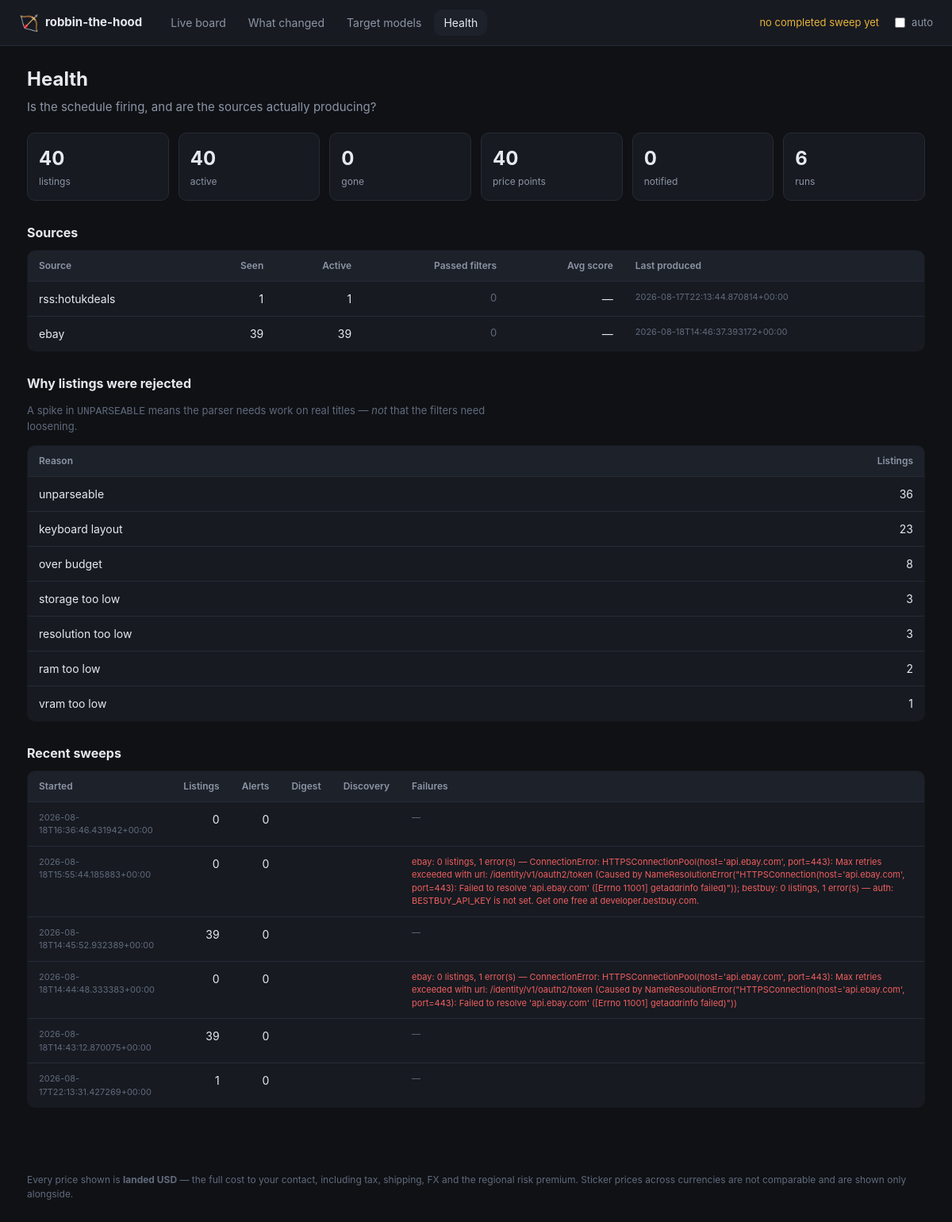
/health, run on an earlier commit of the app's database.
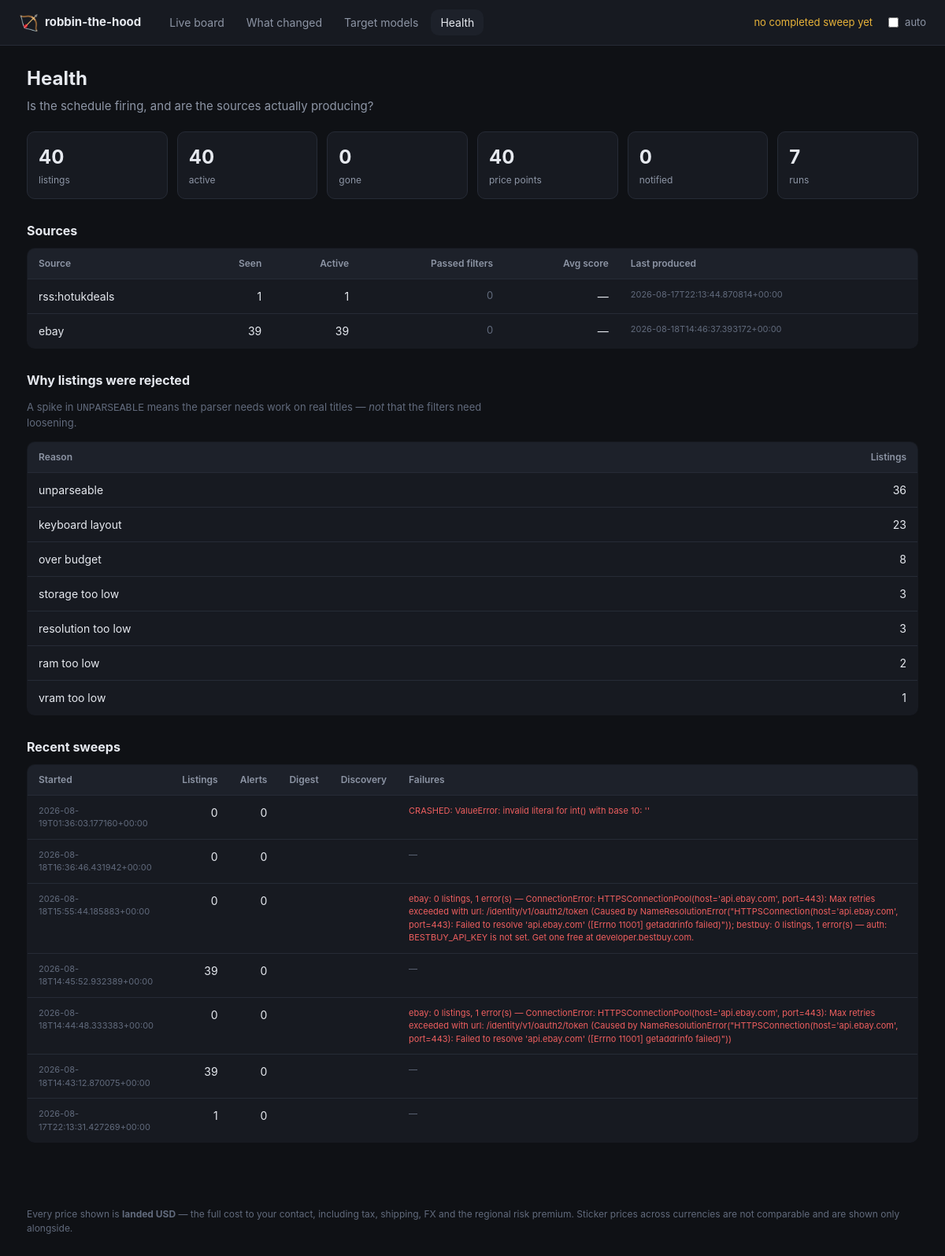
And on a later commit of the database.
### tables this page shows
CREATE TABLE listings (
    fingerprint     TEXT PRIMARY KEY,
    source          TEXT NOT NULL,
    listing_id      TEXT,
    title           TEXT NOT NULL,
    url             TEXT,
    region          TEXT NOT NULL,
    currency        TEXT NOT NULL,
    sticker_local   REAL,
    landed_usd      REAL,
    -- The FX rate is stored per listing so a comparison made weeks from now
    -- against today's record is still honest.
    fx_rate         REAL,
    fx_source       TEXT,
    fx_fetched_at   TEXT,
    score           REAL,
    model_key       TEXT,
    condition       TEXT,
    seller_name     TEXT,
    flags           TEXT,
    reject_reasons  TEXT,
    first_seen      TEXT NOT NULL,
    last_seen       TEXT NOT NULL,
    status          TEXT NOT NULL DEFAULT 'active'
, spec_line TEXT, score_breakdown TEXT, landed_explain TEXT);

CREATE TABLE runs (
    id             INTEGER PRIMARY KEY AUTOINCREMENT,
    started_at     TEXT NOT NULL,
    finished_at    TEXT,
    listings_seen  INTEGER DEFAULT 0,
    alerts_sent    INTEGER DEFAULT 0,
    digest_sent    INTEGER DEFAULT 0,
    discovery_run  INTEGER DEFAULT 0,
    notes          TEXT
);

### dashboard.py (the view)
@app.route("/health")
def health_page():
    with _open() as store:
        data = health(store)
    return render_template(
        "health.html", health=data, now=datetime.now(timezone.utc), active="health",
        static_export=_static_export(),
    )

### dashboard.py (called while the page is built)
def _open():
    return Store(app.config["DEALS_DB"])

def _static_export() -> bool:
    return bool(app.config.get("STATIC_EXPORT"))

### dealhunter/store.py (called while the page is built, shortened)
    def __enter__(self) -> "Store":
        return self

    def __exit__(self, *exc_info) -> None:
        self.close()

    def close(self) -> None:
        self.connection.commit()
        try:
            self.connection.execute("PRAGMA wal_checkpoint(TRUNCATE)")
        except sqlite3.Error as exc:  # pragma: no cover - non-fatal
            log.warning("Could not checkpoint the WAL: %s", exc)
        self.connection.close()

    @contextmanager
    def _tx(self):
        try:
            yield self.connection
            self.connection.commit()
        except Exception:
            self.connection.rollback()
            raise

    def _migrate(self) -> None:
        with self._tx() as connection:
            connection.executescript(SCHEMA)
            row = connection.execute("SELECT version FROM schema_version").fetchone()
            if row is None:
                connection.execute(
                    "INSERT INTO schema_version (version) VALUES (?)", (SCHEMA_VERSION,)
                )

    def latest_run_at(self) -> datetime | None:
        row = self.connection.execute(
            "SELECT started_at FROM runs WHERE finished_at IS NOT NULL "
            "ORDER BY id DESC LIMIT 1"
        ).fetchone()
        return datetime.fromisoformat(row["started_at"]) if row else None

    def stats(self) -> dict[str, int]:
        def count(sql: str) -> int:
            return int(self.connection.execute(sql).fetchone()[0])
        return {
            "listings": count("SELECT COUNT(*) FROM listings"),
            "active": count("SELECT COUNT(*) FROM listings WHERE status='active'"),
            "gone": count("SELECT COUNT(*) FROM listings WHERE status='gone'"),
            "price_points": count("SELECT COUNT(*) FROM price_history"),
            "notified": count("SELECT COUNT(*) FROM notifications"),
            "runs": count("SELECT COUNT(*) FROM runs"),
        }

### templates/health.html (shortened to what this page needs)
{% extends "base.html" %}
{% block content %}
<div class="pagehead">
  <h1>Health</h1>
  <p class="sub">Is the schedule firing, and are the sources actually producing?</p>
</div>
<div class="statgrid">
  {% for key, value in health.totals.items() %}
    <div class="stat">
      <div class="statnum">{{ '{:,}'.format(value) }}</div>
      <div class="statlabel">{{ key.replace('_', ' ') }}</div>
    </div>
  {% endfor %}
</div>
<section class="changeblock">
  <h2>Sources</h2>
  <table class="models">
    <thead>
      <tr>
        <th>Source</th><th class="num">Seen</th><th class="num">Active</th>
        <th class="num">Passed filters</th><th class="num">Avg score</th>
        <th>Last produced</th>
      </tr>
    </thead>
    <tbody>
      {% for s in health.sources %}
        <tr>
          <td>{{ s.source }}</td>
          <td class="num">{{ s.total }}</td>
          <td class="num">{{ s.active }}</td>
          <td class="num {{ 'good' if s.passed else 'none' }}">{{ s.passed }}</td>
          <td class="num">{{ s.avg_score if s.avg_score is not none else '—' }}</td>
          <td class="tiny">{{ s.last_produced or '—' }}</td>
        </tr>
      {% else %}
        <tr><td colspan="6" class="none">No sources have produced anything yet.</td></tr>
      {% endfor %}
    </tbody>
  </table>
</section>
<section class="changeblock">
  <h2>Why listings were rejected</h2>
  <p class="hint">
    A spike in <code>UNPARSEABLE</code> means the parser needs work on real
    titles — <em>not</em> that the filters need loosening.
  </p>
  <table class="models">
    <thead><tr><th>Reason</th><th class="num">Listings</th></tr></thead>
    <tbody>
      {% for r in health.rejections %}
        <tr>
          <td>{{ r.reason.replace('_', ' ') | lower }}</td>
          <td class="num">{{ r.n }}</td>
        </tr>
      {% else %}
        <tr><td colspan="2" class="none">Nothing rejected yet.</td></tr>
      {% endfor %}
    </tbody>
  </table>
</section>
<section class="changeblock">
  <h2>Recent sweeps</h2>
  <table class="models">
    <thead>
      <tr>
        <th>Started</th><th class="num">Listings</th><th class="num">Alerts</th>
        <th>Digest</th><th>Discovery</th><th>Failures</th>
      </tr>
    </thead>
    <tbody>
      {% for r in health.runs %}
        <tr>
          <td class="tiny">{{ r.started_at }}</td>
          <td class="num">{{ r.listings_seen }}</td>
          <td class="num">{{ r.alerts_sent }}</td>
          <td>{{ 'yes' if r.digest_sent else '' }}</td>
          <td>{{ 'yes' if r.discovery_run else '' }}</td>
          <td class="tiny {{ 'bad' if r.notes }}">{{ r.notes or '—' }}</td>
        </tr>
      {% else %}
        <tr><td colspan="6" class="none">No sweeps recorded yet.</td></tr>
      {% endfor %}
    </tbody>
  </table>
</section>
{% endblock %}

### templates/base.html (shortened to what this page needs)
<!doctype html>
<html lang="en">
<head>
  <link rel="stylesheet" href="{{ url_for('static', filename='style.css') }}">
</head>
<body>
<header class="topbar">
  <div class="brand">
    <span class="logo">🏹</span>
    <span>robbin-the-hood</span>
  </div>
  <nav>
    <a href="{{ url_for('board') }}"        class="{{ 'on' if active == 'board' }}">Live board</a>
    <a href="{{ url_for('changes') }}"      class="{{ 'on' if active == 'changes' }}">What changed</a>
    <a href="{{ url_for('models') }}"       class="{{ 'on' if active == 'models' }}">Target models</a>
    <a href="{{ url_for('health_page') }}"  class="{{ 'on' if active == 'health' }}">Health</a>
  </nav>
  <div class="status">
    {% if latest_run %}
      {# The datetime attribute lets the static export recompute this in the
         browser, so a snapshot read hours later doesn't claim "2h ago". #}
      <span class="sweep">last sweep
        <strong><time datetime="{{ latest_run.isoformat() }}">{{ latest_run | ago }}</time></strong>
      </span>
    {% else %}
      <span class="sweep warn">no completed sweep yet</span>
    {% endif %}
    {% if not static_export %}
      <label class="refresh">
        <input type="checkbox" id="autorefresh"> auto
      </label>
    {% endif %}
  </div>
</header>
<main>
  {% block content %}{% endblock %}
</main>
<footer>
  Every price shown is <strong>landed USD</strong> — the full cost to your
  contact, including tax, shipping, FX and the regional risk premium. Sticker
  prices across currencies are not comparable and are shown only alongside.
</footer>
</body>
</html>

### static/style.css (style rules this page uses)
:root { --bg: #0f1115; --panel: #171a21; --panel-2: #1d212a; --line: #262b36; --text: #e6e9ef; --muted: #8d95a5; --dim: #616a7c; --accent: #4da3ff; --good: #35c46f; --warn: #e8b339; --bad: #ef5f5f; --priority: #b98bff; --radius: 10px; }
* { box-sizing: border-box; }
body { margin: 0; background: var(--bg); color: var(--text); font: 15px/1.5 ui-sans-serif, -apple-system, "Segoe UI", Roboto, sans-serif; }
a { color: var(--accent); text-decoration: none; }
.topbar { display: flex; align-items: center; gap: 24px; padding: 12px 24px; background: var(--panel); border-bottom: 1px solid var(--line); position: sticky; top: 0; z-index: 10; }
.brand { display: flex; align-items: center; gap: 8px; font-weight: 650; }
.logo { font-size: 20px; }
.topbar nav { display: flex; gap: 4px; }
.topbar nav a { padding: 6px 12px; border-radius: var(--radius); color: var(--muted); font-size: 14px; }
.topbar nav a.on { background: var(--panel-2); color: var(--text); }
.status { margin-left: auto; display: flex; align-items: center; gap: 16px; font-size: 13px; color: var(--muted); }
.sweep.warn { color: var(--warn); }
.refresh { display: flex; align-items: center; gap: 5px; cursor: pointer; }
main { max-width: 1180px; margin: 0 auto; padding: 24px; }
.pagehead h1 { margin: 0 0 6px; font-size: 24px; }
.pagehead .sub { margin: 0 0 20px; color: var(--muted); max-width: 74ch; }
.changeblock { margin: 28px 0; }
.changeblock h2 { font-size: 16px; display: flex; align-items: center; gap: 9px; margin: 0 0 10px; }
.none, .hint { color: var(--dim); font-size: 13px; }
.hint { max-width: 74ch; }
table.models { width: 100%; border-collapse: collapse; font-size: 14px; background: var(--panel); border: 1px solid var(--line); border-radius: var(--radius); overflow: hidden; }
table.models th { text-align: left; padding: 10px 14px; font-size: 12px; color: var(--muted); background: var(--panel-2); border-bottom: 1px solid var(--line); font-weight: 600; }
table.models td { padding: 11px 14px; border-bottom: 1px solid var(--line); vertical-align: top; }
table.models tr:last-child td { border-bottom: 0; }
table.models .num { text-align: right; }
.tiny { font-size: 11px; color: var(--dim); }
.bad { color: var(--bad); }
.statgrid { display: grid; grid-template-columns: repeat(auto-fit, minmax(130px, 1fr)); gap: 12px; margin-bottom: 26px; }
.stat { background: var(--panel); border: 1px solid var(--line); border-radius: var(--radius); padding: 14px; }
.statnum { font-size: 24px; font-weight: 700; }
.statlabel { font-size: 12px; color: var(--muted); margin-top: 2px; }
footer { max-width: 1180px; margin: 30px auto 40px; padding: 0 24px; font-size: 12px; color: var(--dim); }

What changed in the data, as far as the page shows it:
added runs: started_at "2026-08-19T01:36:03.177160+00:00", listings_seen "0", alerts_sent "0", notes "CRASHED: ValueError: invalid literal for int() with base 10: ''"
Also different on the page:
new list line: "7 runs"
list line gone: "6 runs"
